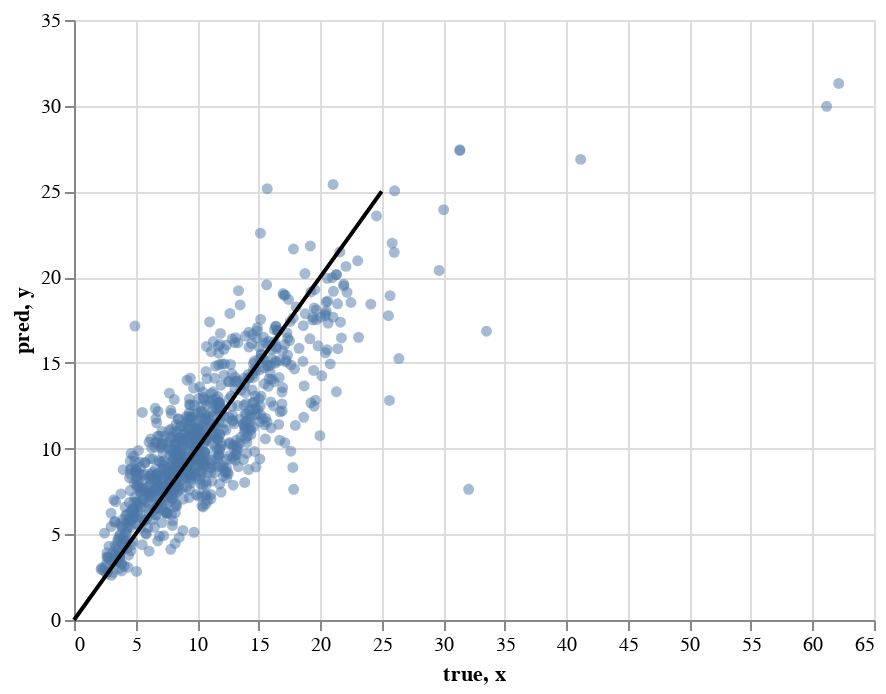

Notebook source saved alongside this figure:
### Code cell
flight_df = dep_arr_df.query("config=='NORTH0' & end_pb==end_pb & mvt_type=='DEP'")

rwy_cols = ["rwy__10", "rwy__14", "rwy__16", "rwy__28", "rwy__32", "rwy__34"]

taxi_path_related = ["taxi_dist", "angle_sum"]  # To add if relevant

to_scale_cols = (
    [
        "hh_num",
        #  "avg_outbound_delay_lastXmin",
        "nominal",
        "busy",
        "disrupted",
        "not_nom_arrival_ratio",
        "press",
        "temp",
        "atmap_visibility",
        "atmap_wind",
        "atmap_precipitation",
        "atmap_freezing",
        "atmap_danger",
        "nb_arr",
        "nb_dep",
        "nb",
        # "H",
        #  "L",
        # "L/M",
        # "M",
        "H_count",
        "L_count",
        "L/M_count",
        "M_count",
    ]
    + twy_cols
    # + sifi_cols
)
feature_columns = to_scale_cols + rwy_cols + taxi_path_related  #

target_column = "real_dur_minutes"  # "total_holding_time_minutes"  #''    avg_outbound_delay_lastXmin  taxi_holding_time_minutes

flight_df = onehot_runways(flight_df)
data_df = flight_df[feature_columns + [target_column]].dropna()


input_df = data_df[feature_columns]
target_df = data_df[[target_column]]


from sklearn.preprocessing import StandardScaler

data_train, data_test, labels_train, labels_test = train_test_split(
    input_df,
    target_df,
    test_size=0.20,
    random_state=42,
)

"""
sc = StandardScaler()
data_train = sc.fit_transform(data_train)
data_test = sc.transform(data_test)"""
"""
model_rf = RandomForestRegressor(n_estimators=150, min_samples_split=10)"""

clf = RandomForestRegressor(n_estimators=150, min_samples_split=10)


sc = StandardScaler()
data_train = sc.fit_transform(data_train)
data_test = sc.transform(data_test)

# fit the model on the whole dataset
clf.fit(data_train, labels_train)
# make a single prediction
predicted = clf.predict(data_test)

# plot pred vs truth
data_chart = pd.DataFrame(
    {"true": labels_test.values.reshape((-1,)), "pred": predicted}
)
predVStrue_chart = alt.Chart(data_chart).mark_circle(opacity=0.5).encode(
    x="true", y="pred"
) + alt.Chart(
    pd.DataFrame({"x": np.linspace(0, 25, 10), "y": np.linspace(0, 25, 10)})
).mark_line(
    color="black"
).encode(
    x="x", y="y"
)
display(predVStrue_chart)

from sklearn.metrics import mean_squared_error, mean_absolute_error, r2_score

mae = mean_absolute_error(labels_test.values.reshape((-1,)), predicted)
mse = mean_squared_error(labels_test.values.reshape((-1,)), predicted)
acc1min = within_Xmin(labels_test.values.reshape((-1,)), predicted)
acc3min = within_Xmin(labels_test.values.reshape((-1,)), predicted, m=3)
acc5min = within_Xmin(labels_test.values.reshape((-1,)), predicted, m=5)
print(
    f"mae={mae}\n mse={mse}\n acc1min={acc1min}\n acc3min={acc3min}\n acc5min={acc5min}"
)
print("And R2 = ", r2_score(labels_test.values.reshape((-1,)), predicted))

### Figure 1 — Vega-Lite specification as saved in the notebook (floating-point values rounded to 4 significant figures; data arrays with more than 128 entries replaced by an {"elided": "..."} marker saying what was removed)
{"config": {"view": {"continuousWidth": 400, "continuousHeight": 300}}, "layer": [{"data": {"name": "data-bfe43752c5fca5899bbf1781e0c7ab81"}, "mark": {"type": "circle", "opacity": 0.5}, "encoding": {"x": {"type": "quantitative", "field": "true"}, "y": {"type": "quantitative", "field": "pred"}}}, {"data": {"name": "data-32de56843fa3f113496d15045ef6b3ab"}, "mark": {"type": "line", "color": "black"}, "encoding": {"x": {"type": "quantitative", "field": "x"}, "y": {"type": "quantitative", "field": "y"}}}], "$schema": "https://vega.github.io/schema/vega-lite/v4.8.1.json", "datasets": {"data-bfe43752c5fca5899bbf1781e0c7ab81": {"elided": "885 records"}, "data-32de56843fa3f113496d15045ef6b3ab": [{"x": 0.0, "y": 0.0}, {"x": 2.778, "y": 2.778}, {"x": 5.556, "y": 5.556}, {"x": 8.333, "y": 8.333}, {"x": 11.11, "y": 11.11}, {"x": 13.89, "y": 13.89}, {"x": 16.67, "y": 16.67}, {"x": 19.44, "y": 19.44}, {"x": 22.22, "y": 22.22}, {"x": 25.0, "y": 25.0}]}}
